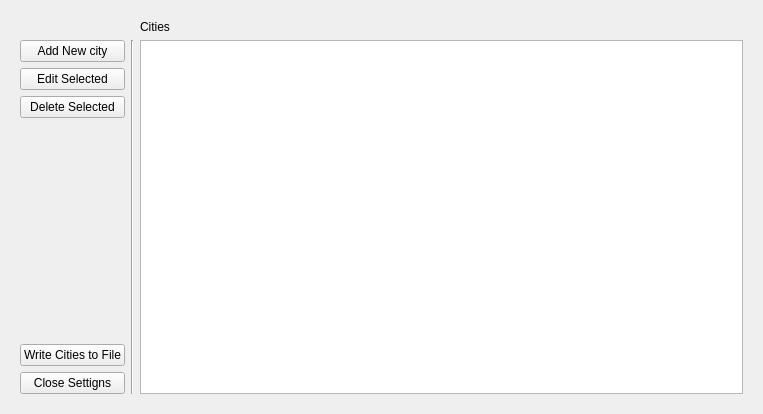
<?xml version="1.0" encoding="UTF-8"?>
<ui version="4.0">
 <class>addCities</class>
 <widget class="QWidget" name="addCities">
  <property name="geometry">
   <rect>
    <x>0</x>
    <y>0</y>
    <width>763</width>
    <height>414</height>
   </rect>
  </property>
  <property name="windowIcon">
   <iconset resource="resources.qrc">
    <normaloff>:/images/images/sasicon.png</normaloff>:/images/images/sasicon.png</iconset>
  </property>
  <layout class="QGridLayout" name="gridLayout">
   <item row="0" column="0">
    <widget class="QStackedWidget" name="stackedWidget">
     <property name="currentIndex">
      <number>0</number>
     </property>
     <widget class="QWidget" name="MainWidget">
      <layout class="QGridLayout" name="gridLayout_2">
       <item row="0" column="3">
        <widget class="QLabel" name="label">
         <property name="text">
          <string>Cities</string>
         </property>
        </widget>
       </item>
       <item row="1" column="0">
        <layout class="QVBoxLayout" name="verticalLayout_2">
         <item>
          <widget class="QPushButton" name="addCity_pushButton">
           <property name="text">
            <string>Add New city</string>
           </property>
          </widget>
         </item>
         <item>
          <widget class="QPushButton" name="editCity_pushButton">
           <property name="text">
            <string>Edit Selected</string>
           </property>
          </widget>
         </item>
         <item>
          <widget class="QPushButton" name="deleteCity_pushButton">
           <property name="text">
            <string>Delete Selected</string>
           </property>
          </widget>
         </item>
         <item>
          <spacer name="verticalSpacer">
           <property name="orientation">
            <enum>Qt::Vertical</enum>
           </property>
           <property name="sizeHint" stdset="0">
            <size>
             <width>20</width>
             <height>40</height>
            </size>
           </property>
          </spacer>
         </item>
         <item>
          <widget class="QPushButton" name="write_Button">
           <property name="text">
            <string>Write Cities to File</string>
           </property>
          </widget>
         </item>
         <item>
          <widget class="QPushButton" name="close_pushButton">
           <property name="text">
            <string>Close Settigns</string>
           </property>
          </widget>
         </item>
        </layout>
       </item>
       <item row="1" column="3">
        <widget class="QListWidget" name="cities_listWidget"/>
       </item>
       <item row="1" column="1">
        <widget class="Line" name="line">
         <property name="orientation">
          <enum>Qt::Vertical</enum>
         </property>
        </widget>
       </item>
      </layout>
     </widget>
     <widget class="QWidget" name="addNewCityWidget">
      <layout class="QGridLayout" name="gridLayout_3">
       <item row="3" column="3">
        <layout class="QVBoxLayout" name="verticalLayout_3">
         <item>
          <widget class="QLabel" name="label_4">
           <property name="text">
            <string>Food</string>
           </property>
          </widget>
         </item>
         <item>
          <widget class="QTableWidget" name="add_foodTable"/>
         </item>
         <item>
          <widget class="QPushButton" name="add_addFood">
           <property name="text">
            <string>Add New Food</string>
           </property>
          </widget>
         </item>
         <item>
          <widget class="QPushButton" name="add_deleteFood">
           <property name="text">
            <string>Delete Selection</string>
           </property>
          </widget>
         </item>
        </layout>
       </item>
       <item row="2" column="2" rowspan="2">
        <widget class="QStackedWidget" name="add_Stack">
         <property name="currentIndex">
          <number>0</number>
         </property>
         <widget class="QWidget" name="page_3">
          <layout class="QGridLayout" name="gridLayout_6">
           <item row="0" column="0">
            <layout class="QVBoxLayout" name="verticalLayout_4">
             <item>
              <widget class="QLabel" name="label_2">
               <property name="text">
                <string>City Name</string>
               </property>
              </widget>
             </item>
             <item>
              <widget class="QLineEdit" name="add_setName"/>
             </item>
             <item>
              <widget class="QLabel" name="label_3">
               <property name="text">
                <string>Parent Country Name</string>
               </property>
              </widget>
             </item>
             <item>
              <widget class="QLineEdit" name="add_setCountry"/>
             </item>
             <item>
              <spacer name="verticalSpacer_2">
               <property name="orientation">
                <enum>Qt::Vertical</enum>
               </property>
               <property name="sizeHint" stdset="0">
                <size>
                 <width>20</width>
                 <height>40</height>
                </size>
               </property>
              </spacer>
             </item>
             <item>
              <widget class="QPushButton" name="add_addDistances">
               <property name="text">
                <string>Add Distances</string>
               </property>
              </widget>
             </item>
             <item>
              <widget class="QPushButton" name="add_Cancel">
               <property name="text">
                <string>Cancel</string>
               </property>
              </widget>
             </item>
            </layout>
           </item>
          </layout>
         </widget>
         <widget class="QWidget" name="page_4">
          <layout class="QGridLayout" name="gridLayout_7">
           <item row="1" column="0">
            <widget class="QTableWidget" name="distance_Table">
             <property name="inputMethodHints">
              <set>Qt::ImhDigitsOnly</set>
             </property>
            </widget>
           </item>
           <item row="3" column="0">
            <widget class="QPushButton" name="pushButton_3">
             <property name="text">
              <string>Back</string>
             </property>
            </widget>
           </item>
           <item row="2" column="0">
            <widget class="QPushButton" name="save_City">
             <property name="text">
              <string>Save Changes</string>
             </property>
            </widget>
           </item>
           <item row="0" column="0">
            <widget class="QLabel" name="label_11">
             <property name="text">
              <string>Distances Between Cities</string>
             </property>
            </widget>
           </item>
          </layout>
         </widget>
        </widget>
       </item>
       <item row="0" column="2" colspan="2">
        <widget class="QLabel" name="label_9">
         <property name="font">
          <font>
           <weight>75</weight>
           <bold>true</bold>
          </font>
         </property>
         <property name="text">
          <string>Add New City</string>
         </property>
         <property name="alignment">
          <set>Qt::AlignCenter</set>
         </property>
        </widget>
       </item>
      </layout>
     </widget>
     <widget class="QWidget" name="EditCities">
      <layout class="QGridLayout" name="gridLayout_4">
       <item row="1" column="9">
        <layout class="QVBoxLayout" name="verticalLayout_7">
         <item>
          <widget class="QLabel" name="label_5">
           <property name="text">
            <string>Food</string>
           </property>
          </widget>
         </item>
         <item>
          <widget class="QTableWidget" name="edit_foodTable"/>
         </item>
         <item>
          <widget class="QPushButton" name="edit_addFood">
           <property name="text">
            <string>Add New Food</string>
           </property>
          </widget>
         </item>
         <item>
          <widget class="QPushButton" name="edit_deleteFood">
           <property name="text">
            <string>Delete Selection</string>
           </property>
          </widget>
         </item>
        </layout>
       </item>
       <item row="1" column="8">
        <widget class="QStackedWidget" name="editCitiesStack">
         <property name="currentIndex">
          <number>0</number>
         </property>
         <widget class="QWidget" name="page">
          <layout class="QGridLayout" name="gridLayout_5">
           <item row="1" column="0">
            <layout class="QVBoxLayout" name="verticalLayout">
             <item>
              <widget class="QLabel" name="label_6">
               <property name="text">
                <string>City Name</string>
               </property>
              </widget>
             </item>
             <item>
              <widget class="QLineEdit" name="editCities_namelineEdit"/>
             </item>
             <item>
              <widget class="QLabel" name="label_7">
               <property name="text">
                <string>Parent Country Name</string>
               </property>
              </widget>
             </item>
             <item>
              <widget class="QLineEdit" name="editCities_countrylineEdit"/>
             </item>
             <item>
              <widget class="QPushButton" name="edit_editDistance">
               <property name="text">
                <string>Edit Distances</string>
               </property>
              </widget>
             </item>
             <item>
              <spacer name="verticalSpacer_3">
               <property name="orientation">
                <enum>Qt::Vertical</enum>
               </property>
               <property name="sizeHint" stdset="0">
                <size>
                 <width>20</width>
                 <height>40</height>
                </size>
               </property>
              </spacer>
             </item>
             <item>
              <widget class="QPushButton" name="edit_Save">
               <property name="text">
                <string>Apply Changes</string>
               </property>
              </widget>
             </item>
             <item>
              <widget class="QPushButton" name="edit_Cancel">
               <property name="text">
                <string>Cancel</string>
               </property>
              </widget>
             </item>
            </layout>
           </item>
          </layout>
         </widget>
         <widget class="QWidget" name="page_2">
          <layout class="QGridLayout" name="gridLayout_8">
           <item row="2" column="0">
            <widget class="QPushButton" name="editCities_distBack">
             <property name="text">
              <string>Back</string>
             </property>
            </widget>
           </item>
           <item row="1" column="0">
            <widget class="QTableWidget" name="edit_Table"/>
           </item>
           <item row="0" column="0">
            <widget class="QLabel" name="label_8">
             <property name="text">
              <string>Distances Between Cities</string>
             </property>
            </widget>
           </item>
          </layout>
         </widget>
        </widget>
       </item>
       <item row="0" column="8" colspan="2">
        <widget class="QLabel" name="label_10">
         <property name="font">
          <font>
           <weight>75</weight>
           <bold>true</bold>
          </font>
         </property>
         <property name="text">
          <string>Edit City</string>
         </property>
         <property name="alignment">
          <set>Qt::AlignCenter</set>
         </property>
        </widget>
       </item>
      </layout>
     </widget>
    </widget>
   </item>
  </layout>
 </widget>
 <resources>
  <include location="resources.qrc"/>
 </resources>
 <connections/>
</ui>
